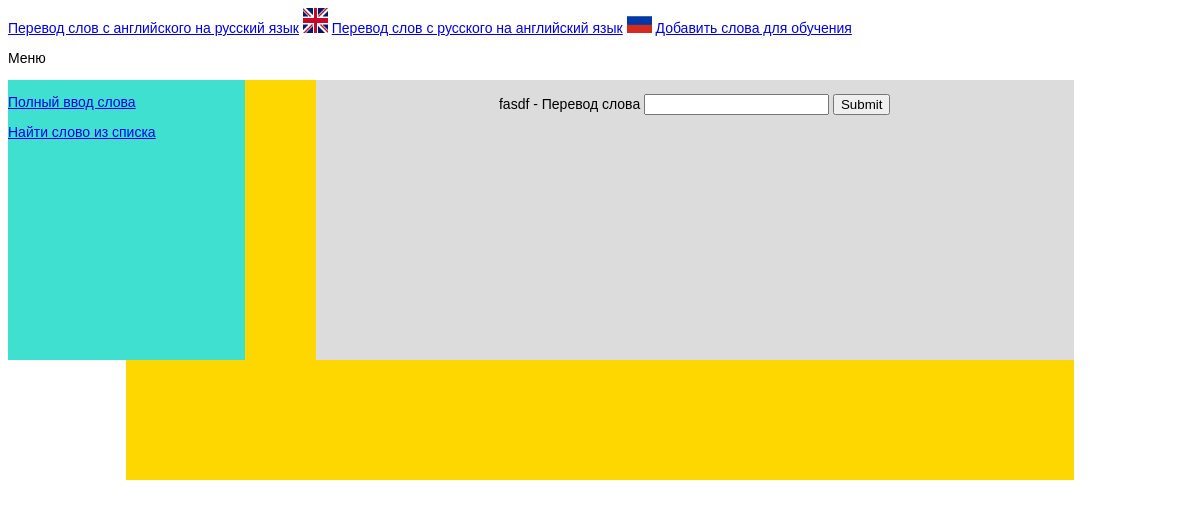
The page /input_russia on the database as committed earlier.
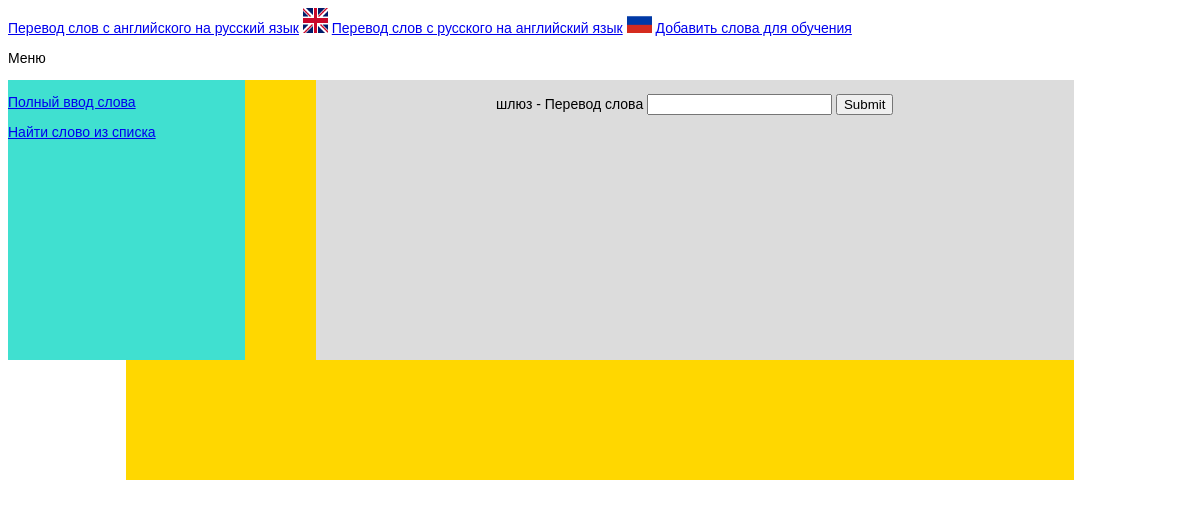
The same page on the database as committed later.
### main.py (models this page shows)
class Dictionary(db.Model):
    id = db.Column(db.Integer, primary_key=True)
    english_word = db.Column(db.String, nullable=False)
    russia_word = db.Column(db.String, nullable=False)

### main.py (the view, shortened to what this page needs)
@app.route("/input_russia",methods=["GET","POST"])
def input_russia():
    lst_id_word = []
    items = Dictionary.query.all()
    for x in items:
        lst_id_word.append(x.id)
    r = choice(lst_id_word)
    q = Dictionary.query.filter_by(id=r).first()
    q_english_word = q.english_word
    q_russia_word = q.russia_word
    return render_template("input_russia.html",menu_russia=menu_russia,q_english_word=q_english_word,q_russia_word=q_russia_word)

### templates/input_russia.html (shortened to what this page needs)
{% extends 'base.html' %}
{% block sidebar %}
{% for m in menu_russia %}
<p><a href="{{m.url}}">{{m.name}}</a></p>
{% endfor %}
{% endblock %}
{% block content %}
<form method="POST">
    <p><span name="word">{{q_russia_word}}</span> - Перевод слова <input type="text" name="word"> <input type="hidden" name="{{q_english_word}}"> <input type="submit"></p>
</form>
{% endblock %}

Rows that differ between the two databases and show on the page:
removed Dictionary: russia_word "fasdf"
added Dictionary: russia_word "шлюз"
